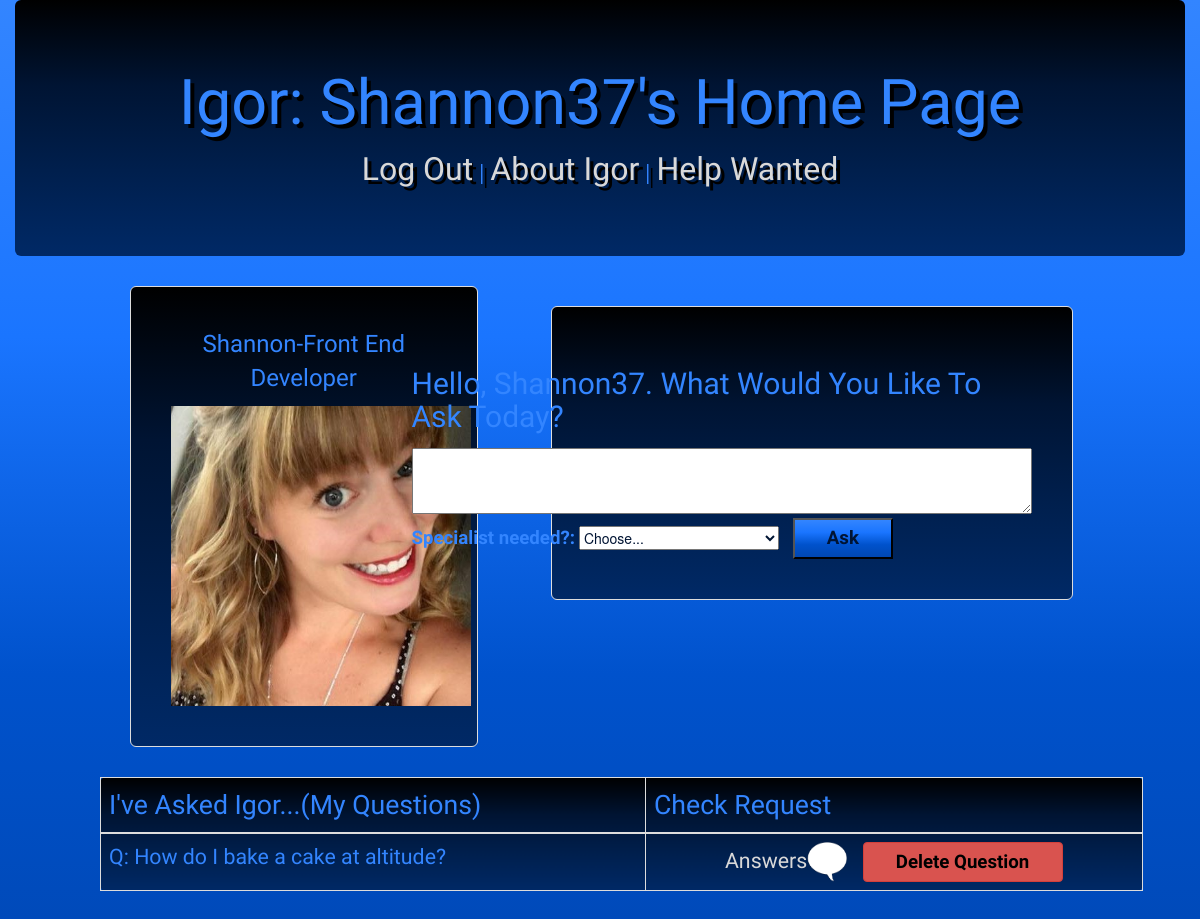
Page /igor/ (signed in) on the committed database.
### login_reg/models.py (models this page shows)
class User(models.Model):
    username =  models.CharField(max_length=40)
    email = models.CharField(max_length=50)
    password = models.TextField()
    specialty = models.CharField(max_length=20)
    created_at = models.DateTimeField(auto_now_add=True)
    updated_at = models.DateTimeField(auto_now=True)
    objects = UserManager()

### igor_app/models.py (models this page shows)
class Profile(models.Model):
    owner=models.OneToOneField(User, related_name="profile", on_delete=models.CASCADE, primary_key=True)
    first_name=models.CharField(max_length=20)
    occupation=models.CharField(max_length=20)
    about=models.TextField()
    img=models.ImageField(upload_to ="img/", null=True, blank=True)
    created_at = models.DateTimeField(auto_now_add=True)
    updated_at = models.DateTimeField(auto_now=True)
    objects=ProfileManager()

class Question(models.Model):
    content = models.TextField()
    user_who_posted = models.ForeignKey(User, related_name="posts", on_delete = models.CASCADE)
    specialty = models.CharField(max_length=20)
    created_at = models.DateTimeField(auto_now_add=True)
    updated_at = models.DateTimeField(auto_now=True)

### igor_app/views.py (the view)
def profile(request):
    user = User.objects.get(id=request.session['userid'])
    try:
        user.profile
    except:
        return redirect('registration/')
    else:
        user = User.objects.get(id=request.session['userid'])
        context = {
            'user':user,
            'users_questions':user.posts.all()
        }
        return render(request, 'mypage.html', context)

### igor_app/templates/mypage.html (shortened to what this page needs)
<!DOCTYPE html>
<html lang="en">
<head>
    <link rel="stylesheet" href="https://maxcdn.bootstrapcdn.com/bootstrap/3.4.1/css/bootstrap.min.css">
    {%load static%}
    <link rel="stylesheet" href="{% static 'css/mypage.css'%}">
</head>
<body>
    <div class="container-fluid">
        <div class="jumbotron text-center">
            <h1>Igor: {{user.username}}'s Home Page</h1>
            <p><a href="/logout">Log Out</a> | <a href="/igor/about">About Igor</a> | <a href="questions">Help Wanted</a></p>
        </div>
        <div class="col-lg-11">
            <div class="col-lg-4">
                <p id="user_info">{{ user.profile.first_name}}-{{user.profile.occupation}}</p>
                <img src='{{ user.profile.img.url }}' id="avatar"/>
            </div>
            <br>
            <div class="col-lg-6">
                <form action="questions/ask/" method="POST">
                    <label for="question_content" ><h2>Hello, {{ user.username }}. What Would You Like To Ask Today?</h2></label>
                    <br>
                    <textarea name="question_content" rows="3" cols="80"></textarea>
                    <br>
                    <label for="specialty">Specialist needed?:</label>
                    <select name="specialty" size="1">
                        <option>Choose...</option>
                    </select>
                    <button type="submit">Ask</button>
                </form>
            </div>
            <table class="table table-bordered" id="my_questions">
                <thead>
                    <tr>
                        <th>I've Asked Igor...(My Questions)</th>
                        <th>Check Request</th>
                    </tr>
                </thead>
                <tbody>
                {%for question in users_questions%}
                    <tr>
                        <td>Q: {{question.content}} </td>
                        <td id="answer"><a href="questions/{{question.id}}" id="answer_link">Answers</a><img src="{%static 'img/chat.png'%}" id="chat"/>
                        {% if question.user_who_posted.id == request.session.userid %}
                                <button class="btn btn-danger">Delete Question</button>
                        {% endif %}
                        </td>
                    </tr>
                {%endfor%}
                </tbody>
            </table>
        </div>
    </div>
</body>
</html>

### igor_app/static/css/mypage.css (style rules this page uses)
.jumbotron { background:linear-gradient(#000000,#001433, #001f4d, #002966); color:#3385ff; text-shadow:4px 4px black; }
.container-fluid { background:linear-gradient(#3385ff,#1a75ff,#0052cc,#0047b3); padding-bottom:100px; }
#chat { width:50px; height:50px; }
table#my_questions.table.table-bordered, .col-lg-6, .col-lg-4 { background: linear-gradient(#000000,#001433, #001f4d, #002966); border-radius: 6px; }
table#my_questions.table.table-bordered { margin-left:70px; border-radius: 6px; }
h1 { font-family:'Black Han Sans'; }
h2, label, td, a { font-family:'Blinker'; color:#3385ff; }
th { font-family:'Black Han Sans'; color:#3385ff; font-weight:normal; }
form { color:#001433; }
td, a#answer_link { font-size:16pt; }
th { font-size:20pt; }
img#chat { width:40px; height:40px; }
td#answer { text-align:center; }
.col-lg-4, .col-lg-6 { border:1px solid #ddd; padding: 40px 40px 40px 40px; margin-bottom:30px; border-radius: 6px; }
a, p { font-size:24pt; }
label { font-size:14pt; }
select { width:200px; }
form { float:right; }
.col-lg-4 { text-align:center; font-family:'Black Han Sans'; color:#3385ff; margin-left:100px; }
a { color:#d9d9d9; }
button { background: linear-gradient(#3385ff,#1a75ff,#0052cc,#0047b3); width:100px; color:#001433; font-family:'Blinker'; font-size:14pt; font-weight: bold; padding:5px 5px 5px 5px; margin-left:10px; }
.col-lg-6 { margin-left:25px; float:right; }
#avatar { width:300px; height:300px; }
p#user_info { font-size: 18pt; }
button.btn.btn-danger { width:200px; font-family:'Blinker'; font-size:14pt; font-weight: bold; color:black; }

### rows in the picture
User: username "Shannon37", profile.first_name "Shannon", profile.occupation "Front End Developer", profile.img (picture)
Question: content "How do I bake a cake at altitude?", shows "Delete Question"
